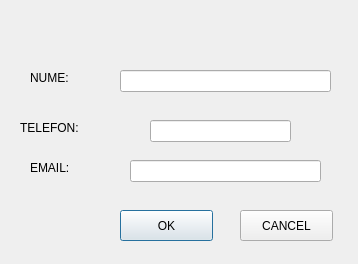
<?xml version="1.0" encoding="UTF-8"?>
<ui version="4.0">
 <class>updateAdmin</class>
 <widget class="QDialog" name="updateAdmin">
  <property name="geometry">
   <rect>
    <x>0</x>
    <y>0</y>
    <width>358</width>
    <height>264</height>
   </rect>
  </property>
  <property name="minimumSize">
   <size>
    <width>358</width>
    <height>264</height>
   </size>
  </property>
  <property name="maximumSize">
   <size>
    <width>358</width>
    <height>264</height>
   </size>
  </property>
  <property name="windowTitle">
   <string>Update Administratori</string>
  </property>
  <widget class="QLabel" name="label_6">
   <property name="geometry">
    <rect>
     <x>30</x>
     <y>160</y>
     <width>55</width>
     <height>16</height>
    </rect>
   </property>
   <property name="text">
    <string>EMAIL:</string>
   </property>
  </widget>
  <widget class="QLineEdit" name="numeEdit">
   <property name="geometry">
    <rect>
     <x>120</x>
     <y>70</y>
     <width>211</width>
     <height>22</height>
    </rect>
   </property>
   <property name="alignment">
    <set>Qt::AlignCenter</set>
   </property>
   <property name="clearButtonEnabled">
    <bool>true</bool>
   </property>
  </widget>
  <widget class="QPushButton" name="okInsert">
   <property name="geometry">
    <rect>
     <x>120</x>
     <y>210</y>
     <width>93</width>
     <height>31</height>
    </rect>
   </property>
   <property name="text">
    <string>OK</string>
   </property>
  </widget>
  <widget class="QLineEdit" name="emailEdit">
   <property name="geometry">
    <rect>
     <x>130</x>
     <y>160</y>
     <width>191</width>
     <height>22</height>
    </rect>
   </property>
   <property name="alignment">
    <set>Qt::AlignCenter</set>
   </property>
   <property name="clearButtonEnabled">
    <bool>true</bool>
   </property>
  </widget>
  <widget class="QLabel" name="label_5">
   <property name="geometry">
    <rect>
     <x>20</x>
     <y>120</y>
     <width>71</width>
     <height>16</height>
    </rect>
   </property>
   <property name="text">
    <string>TELEFON:</string>
   </property>
  </widget>
  <widget class="QPushButton" name="cancelInsert">
   <property name="geometry">
    <rect>
     <x>240</x>
     <y>210</y>
     <width>93</width>
     <height>31</height>
    </rect>
   </property>
   <property name="text">
    <string>CANCEL</string>
   </property>
  </widget>
  <widget class="QLabel" name="label">
   <property name="geometry">
    <rect>
     <x>30</x>
     <y>70</y>
     <width>55</width>
     <height>16</height>
    </rect>
   </property>
   <property name="text">
    <string>NUME:</string>
   </property>
  </widget>
  <widget class="QLineEdit" name="telefonEdit">
   <property name="geometry">
    <rect>
     <x>150</x>
     <y>120</y>
     <width>141</width>
     <height>22</height>
    </rect>
   </property>
   <property name="alignment">
    <set>Qt::AlignCenter</set>
   </property>
   <property name="clearButtonEnabled">
    <bool>true</bool>
   </property>
  </widget>
 </widget>
 <resources/>
 <connections/>
</ui>
